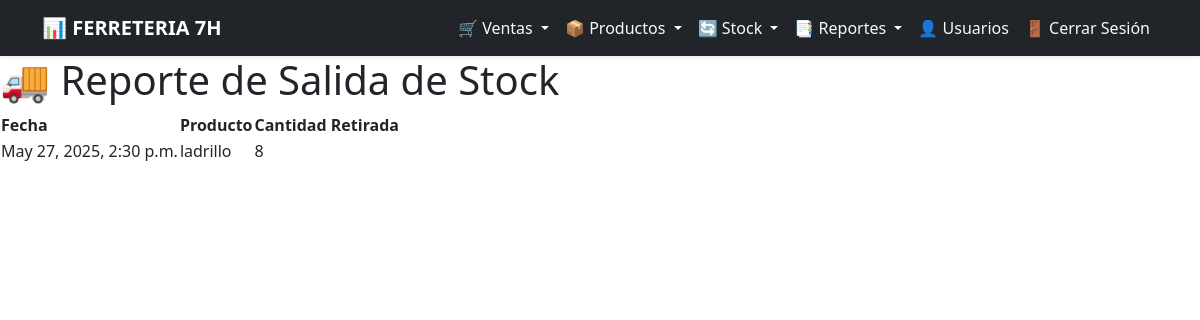
Screenshot of /reportes/stock/salida/ (signed in) with the database file from the repository.
### productos/models.py (models this page shows, shortened)
class Producto(models.Model):
    nombre = models.CharField(max_length=255, unique=True)
    categoria = models.ForeignKey('Categoria', on_delete=models.SET_NULL, null=True)
    proveedores = models.ManyToManyField('Proveedor')
    precio = models.DecimalField(max_digits=10, decimal_places=2)
    stock = models.PositiveIntegerField(default=0)  # 🔹 Nuevo campo

### reportes/views.py (the view)
# urls.py: path("stock/salida/", ReportesStockSalidaView.as_view(), name="reportes_stock_salida"),
@method_decorator(login_required, name="dispatch")
class ReportesStockSalidaView(View):
    def get(self, request):
        movimientos_salida = StockMovimiento.objects.filter(tipo_movimiento="salida").values("fecha", "producto__nombre", "cantidad")
        return render(request, "reportes_stock_salida.html", {"movimientos_salida": movimientos_salida})

### reportes/templates/reportes_stock_salida.html (shortened to what this page needs)
{% extends 'base.html' %}
{% block content %}
    <h1>🚚 Reporte de Salida de Stock</h1>
    <table class="stock-table">
        <thead>
            <tr>
                <th>Fecha</th>
                <th>Producto</th>
                <th>Cantidad Retirada</th>
            </tr>
        </thead>
        <tbody>
            {% for movimiento in movimientos_salida %}
                <tr>
                    <td>{{ movimiento.fecha }}</td>
                    <td>{{ movimiento.producto__nombre }}</td>
                    <td>{{ movimiento.cantidad }}</td>
                </tr>
            {% empty %}
                <tr>
                    <td colspan="3">No hay datos disponibles.</td>
                </tr>
            {% endfor %}
        </tbody>
    </table>
{% endblock %}

### rows the page displays
Producto: fecha "May 27, 2025, 2:30 p.m.", producto__nombre "ladrillo", cantidad "8"
